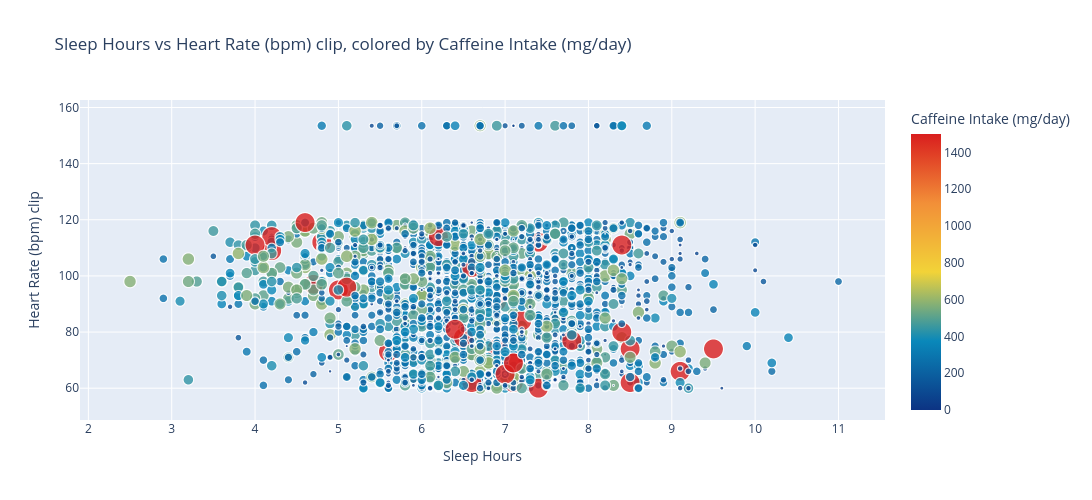
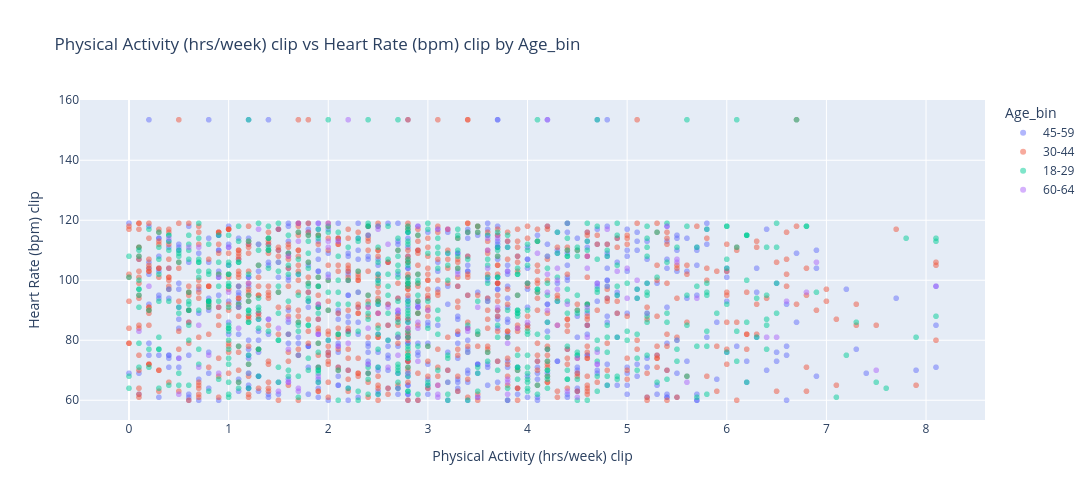
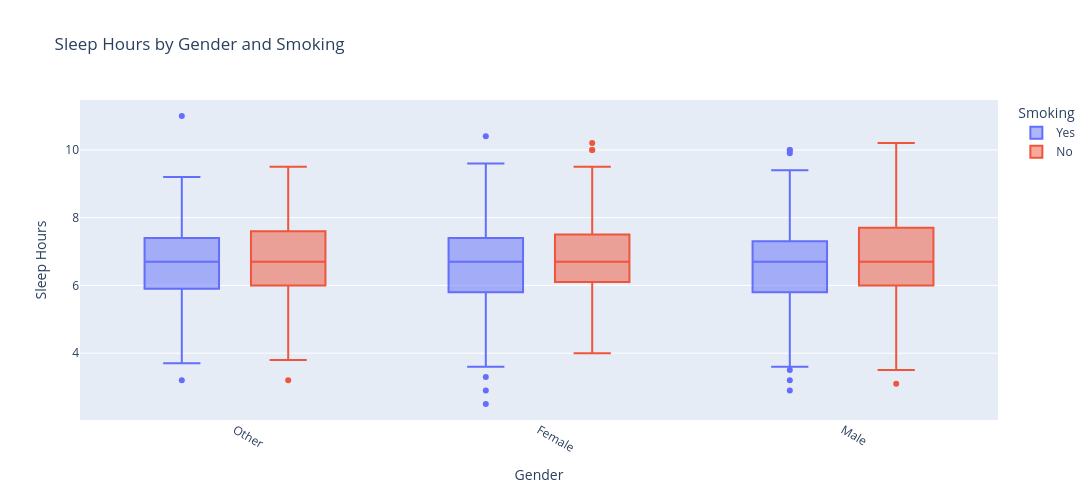
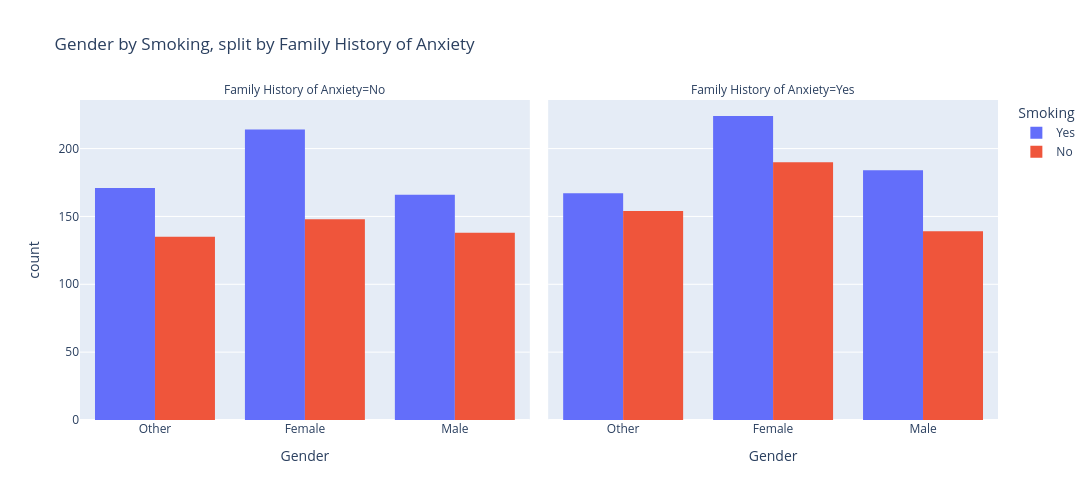

The cell these charts' notebook holds for them, in order:
### Code cell
# 3 numeric
three_variable_plot(data, 'Sleep Hours', 'Heart Rate (bpm) clip', 'Caffeine Intake (mg/day)')

# 2 numeric +  1 categorical
three_variable_plot(data, 'Physical Activity (hrs/week) clip', 'Heart Rate (bpm) clip', 'Age_bin')

# 1 numeric + 2 categorical
three_variable_plot(data, 'Sleep Hours', 'Gender', 'Smoking')

# 3 categorical
three_variable_plot(data, 'Gender', 'Smoking', 'Family History of Anxiety')

### Figure 1 — Plotly figure (JSON) as saved in the notebook; plotly's stock layout.template omitted (floating-point values rounded to 4 significant figures; data arrays with more than 128 entries replaced by an {"elided": "..."} marker saying what was removed)
{"data": [{"hovertemplate": "Sleep Hours=%{x}<br>Heart Rate (bpm) clip=%{y}<br>Caffeine Intake (mg/day)=%{marker.color}<extra></extra>", "legendgroup": "", "marker": {"color": {"elided": "2030 float values"}, "coloraxis": "coloraxis", "opacity": 0.8, "size": {"elided": "2030 float values"}, "sizemode": "area", "sizeref": 3.75, "symbol": "circle"}, "mode": "markers", "name": "", "showlegend": false, "type": "scattergl", "x": {"elided": "2030 float values"}, "xaxis": "x", "y": {"elided": "2030 float values"}, "yaxis": "y"}], "layout": {"coloraxis": {"colorbar": {"title": {"text": "Caffeine Intake (mg/day)"}}, "colorscale": [[0, "rgb(12,51,131)"], [0.25, "rgb(10,136,186)"], [0.5, "rgb(242,211,56)"], [0.75, "rgb(242,143,56)"], [1, "rgb(217,30,30)"]]}, "height": 500, "legend": {"itemsizing": "constant", "tracegroupgap": 0}, "title": {"text": "Sleep Hours vs Heart Rate (bpm) clip, colored by Caffeine Intake (mg/day)"}, "width": 1200, "xaxis": {"anchor": "y", "domain": [0, 1], "title": {"text": "Sleep Hours"}}, "yaxis": {"anchor": "x", "domain": [0, 1], "title": {"text": "Heart Rate (bpm) clip"}}}}

### Figure 2 — Plotly figure (JSON) as saved in the notebook; plotly's stock layout.template omitted (floating-point values rounded to 4 significant figures; data arrays with more than 128 entries replaced by an {"elided": "..."} marker saying what was removed)
{"data": [{"hovertemplate": "Age_bin=45-59<br>Physical Activity (hrs/week) clip=%{x}<br>Heart Rate (bpm) clip=%{y}<extra></extra>", "legendgroup": "45-59", "marker": {"color": "#636efa", "opacity": 0.5, "symbol": "circle"}, "mode": "markers", "name": "45-59", "showlegend": true, "type": "scattergl", "x": {"elided": "568 float values"}, "xaxis": "x", "y": {"elided": "568 float values"}, "yaxis": "y"}, {"hovertemplate": "Age_bin=30-44<br>Physical Activity (hrs/week) clip=%{x}<br>Heart Rate (bpm) clip=%{y}<extra></extra>", "legendgroup": "30-44", "marker": {"color": "#EF553B", "opacity": 0.5, "symbol": "circle"}, "mode": "markers", "name": "30-44", "showlegend": true, "type": "scattergl", "x": {"elided": "731 float values"}, "xaxis": "x", "y": {"elided": "731 float values"}, "yaxis": "y"}, {"hovertemplate": "Age_bin=18-29<br>Physical Activity (hrs/week) clip=%{x}<br>Heart Rate (bpm) clip=%{y}<extra></extra>", "legendgroup": "18-29", "marker": {"color": "#00cc96", "opacity": 0.5, "symbol": "circle"}, "mode": "markers", "name": "18-29", "showlegend": true, "type": "scattergl", "x": {"elided": "588 float values"}, "xaxis": "x", "y": {"elided": "588 float values"}, "yaxis": "y"}, {"hovertemplate": "Age_bin=60-64<br>Physical Activity (hrs/week) clip=%{x}<br>Heart Rate (bpm) clip=%{y}<extra></extra>", "legendgroup": "60-64", "marker": {"color": "#ab63fa", "opacity": 0.5, "symbol": "circle"}, "mode": "markers", "name": "60-64", "showlegend": true, "type": "scattergl", "x": {"elided": "143 float values"}, "xaxis": "x", "y": {"elided": "143 float values"}, "yaxis": "y"}], "layout": {"height": 500, "legend": {"title": {"text": "Age_bin"}, "tracegroupgap": 0}, "title": {"text": "Physical Activity (hrs/week) clip vs Heart Rate (bpm) clip by Age_bin"}, "width": 1200, "xaxis": {"anchor": "y", "domain": [0, 1], "title": {"text": "Physical Activity (hrs/week) clip"}}, "yaxis": {"anchor": "x", "domain": [0, 1], "title": {"text": "Heart Rate (bpm) clip"}}}}

### Figure 3 — Plotly figure (JSON) as saved in the notebook; plotly's stock layout.template omitted (floating-point values rounded to 4 significant figures; data arrays with more than 128 entries replaced by an {"elided": "..."} marker saying what was removed)
{"data": [{"alignmentgroup": "True", "hovertemplate": "Smoking=Yes<br>Gender=%{x}<br>Sleep Hours=%{y}<extra></extra>", "legendgroup": "Yes", "marker": {"color": "#636efa"}, "name": "Yes", "notched": false, "offsetgroup": "Yes", "orientation": "v", "showlegend": true, "type": "box", "x": {"elided": "1126 str values"}, "x0": " ", "xaxis": "x", "y": {"elided": "1126 float values"}, "y0": " ", "yaxis": "y"}, {"alignmentgroup": "True", "hovertemplate": "Smoking=No<br>Gender=%{x}<br>Sleep Hours=%{y}<extra></extra>", "legendgroup": "No", "marker": {"color": "#EF553B"}, "name": "No", "notched": false, "offsetgroup": "No", "orientation": "v", "showlegend": true, "type": "box", "x": {"elided": "904 str values"}, "x0": " ", "xaxis": "x", "y": {"elided": "904 float values"}, "y0": " ", "yaxis": "y"}], "layout": {"boxmode": "group", "height": 500, "legend": {"title": {"text": "Smoking"}, "tracegroupgap": 0}, "title": {"text": "Sleep Hours by Gender and Smoking"}, "width": 1200, "xaxis": {"anchor": "y", "domain": [0, 1], "tickangle": 30, "title": {"text": "Gender"}}, "yaxis": {"anchor": "x", "domain": [0, 1], "title": {"text": "Sleep Hours"}}}}

### Figure 4 — Plotly figure (JSON) as saved in the notebook; plotly's stock layout.template omitted (floating-point values rounded to 4 significant figures; data arrays with more than 128 entries replaced by an {"elided": "..."} marker saying what was removed)
{"data": [{"alignmentgroup": "True", "bingroup": "x", "hovertemplate": "Smoking=Yes<br>Family History of Anxiety=No<br>Gender=%{x}<br>count=%{y}<extra></extra>", "legendgroup": "Yes", "marker": {"color": "#636efa", "pattern": {"shape": ""}}, "name": "Yes", "offsetgroup": "Yes", "orientation": "v", "showlegend": true, "type": "histogram", "x": {"elided": "551 str values"}, "xaxis": "x", "yaxis": "y"}, {"alignmentgroup": "True", "bingroup": "x", "hovertemplate": "Smoking=Yes<br>Family History of Anxiety=Yes<br>Gender=%{x}<br>count=%{y}<extra></extra>", "legendgroup": "Yes", "marker": {"color": "#636efa", "pattern": {"shape": ""}}, "name": "Yes", "offsetgroup": "Yes", "orientation": "v", "showlegend": false, "type": "histogram", "x": {"elided": "575 str values"}, "xaxis": "x2", "yaxis": "y2"}, {"alignmentgroup": "True", "bingroup": "x", "hovertemplate": "Smoking=No<br>Family History of Anxiety=No<br>Gender=%{x}<br>count=%{y}<extra></extra>", "legendgroup": "No", "marker": {"color": "#EF553B", "pattern": {"shape": ""}}, "name": "No", "offsetgroup": "No", "orientation": "v", "showlegend": true, "type": "histogram", "x": {"elided": "421 str values"}, "xaxis": "x", "yaxis": "y"}, {"alignmentgroup": "True", "bingroup": "x", "hovertemplate": "Smoking=No<br>Family History of Anxiety=Yes<br>Gender=%{x}<br>count=%{y}<extra></extra>", "legendgroup": "No", "marker": {"color": "#EF553B", "pattern": {"shape": ""}}, "name": "No", "offsetgroup": "No", "orientation": "v", "showlegend": false, "type": "histogram", "x": {"elided": "483 str values"}, "xaxis": "x2", "yaxis": "y2"}], "layout": {"annotations": [{"font": {}, "showarrow": false, "text": "Family History of Anxiety=No", "x": 0.245, "xanchor": "center", "xref": "paper", "y": 1, "yanchor": "bottom", "yref": "paper"}, {"font": {}, "showarrow": false, "text": "Family History of Anxiety=Yes", "x": 0.755, "xanchor": "center", "xref": "paper", "y": 1, "yanchor": "bottom", "yref": "paper"}], "barmode": "group", "height": 500, "legend": {"title": {"text": "Smoking"}, "tracegroupgap": 0}, "title": {"text": "Gender by Smoking, split by Family History of Anxiety"}, "width": 1200, "xaxis": {"anchor": "y", "domain": [0, 0.49], "title": {"text": "Gender"}}, "xaxis2": {"anchor": "y2", "domain": [0.51, 1], "matches": "x", "title": {"text": "Gender"}}, "yaxis": {"anchor": "x", "domain": [0, 1], "title": {"text": "count"}}, "yaxis2": {"anchor": "x2", "domain": [0, 1], "matches": "y", "showticklabels": false}}}
